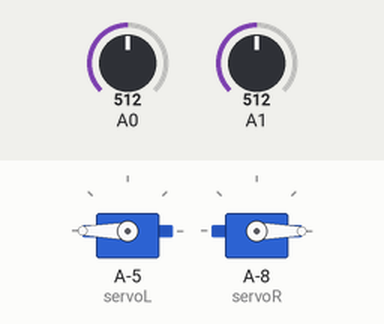
This sketch was run on a simulated ATtiny85, built with avr-gcc and run on an emulated ATtiny85. On the bench: 2 × servo. Inputs (shaded band) come from the test bench; at power-on: A1 = 512, A0 = 512. Random numbers use the default seed unless the sketch sets one.

Above: at 1.2 s.
1.3 s: A1 set to 716
At 2.3 s:
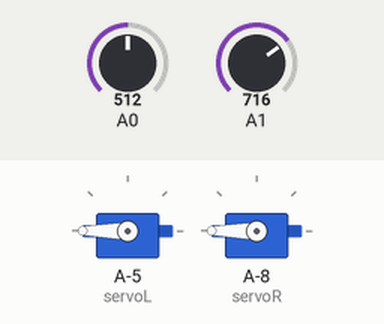
4.3 s: A0 set to 716
At 5.2 s:
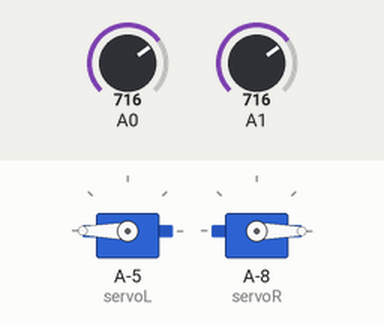
7.3 s: A1 set to 900
Timing chart, 0 to 16.3 s (numbered marks = the images above; inputs shaded):
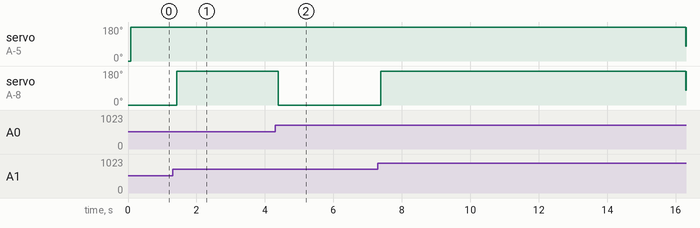

The sketch:

RedNeuronal.ino
```cpp
/**
 * @author  Tomás de Camino Beck
 * @Inventoría Costa Rica
 * @ tomas@funcostarica.org
 * @version 1.0, 15/11/2015
 * Simple perceptron for Bot learning
 */

#include <SoftwareServo.h>

//just the mid point for stopping the servos
#define MIDL 79
#define MIDR 77


//**************Class perceptron*************
class perceptron
{

    const float c = 0.00008;


  public:
    //arrays that hold inputs and weights
    float* inputs;
    float* weights;
    int n;

    perceptron(int ninputs) {
      n = ninputs;
      inputs = new float[n];
      weights = new float[n];
      inputs[n - 1] = 1;
      for (int i = 0; i < n; i++) {
        // The weights are picked randomly to start.
        //a trick to get values from -1 to 1
        weights[i] = (float)random(-1000, 1000) / 1000;
      }
    }

    //reset weights to random values
    void randomize() {
      for (int i = 0; i < n; i++) {
        // The weights are picked randomly to start.
        weights[i] = (float)random(-1000, 1000) / 1000;
      }
    }

    //training function
    void train(int desired, float f) {
      int guess = f;
      float error = desired - guess;
      for (int i = 0; i < n; i++) {
        weights[i] += c * error * inputs[i];
      }
    }

    //forward function
    float feedForward() {
      float sum = 0;
      for (int i = 0; i < n; i++) {
        sum += inputs[i] * weights[i];
      }
      return activate(sum);
    }


  private:
    //activation function
    int activate(float sum) {
      //regresa 1 si es positivo, -1 si negativo.
      if (sum > 0) {
        return 1;
      }
      else {
        return -1;
      }
    }


};

//*************main code***************

perceptron brainL(3);
perceptron brainR(3);

SoftwareServo servoL, servoR;


void setup()
{
  servoL.attach(9);
  servoR.attach(6);
  pinMode(A0, INPUT);
  pinMode(A1, INPUT);
  randomSeed(analogRead(A0));
  brainL.randomize();
  brainR.randomize();
  //Serial.begin(9600);
  //delay(5000);

}

void loop()
{

  //read light seonsors
  int l = analogRead(A0);
  int r = analogRead(A1);


  //set inputs
  brainL.inputs[0] = l;
  brainL.inputs[1] = r;
  brainR.inputs[0] = l;
  brainR.inputs[1] = r;

  //feed forward and calculate weighted sum
  int resL = brainL.feedForward();
  int resR = brainR.feedForward();

  //use this to move servos left and right
  moveLeft(resL);
  moveRight(resR);
  delay(30);//let move for some time then stop
  stopServo();
  delay(5);
  //train
  brainL.train(eval(l,r), resL);
  brainR.train(eval(r,l), resR);


}

//***** sensor functions******

int eval(int s1, int s2) {
  if (s1 > s2) {
    return 1;
  }
  else {
    return -1;
  }
}

//the desired output is sensor with similar value
int maximize(int s1, int s2){
  if(abs(s1-s2)<200) return 1;
  else return -1;
}


//******servo movement functions ***************
void moveLeft(char d) {
  if (d > 0) {
    servoL.write(0);
  } else {
    servoL.write(180);
  }
}

void moveRight(char d) {
  if (d > 0) {
    servoR.write(180);
  } else {
    servoR.write(0);
  }
}

void moveLeft2(char d) {
  if (d > 0) {
    servoL.write(180);
  } else {
    servoL.write(MIDL);
  }
}

void moveRight2(char d) {
  if (d > 0) {
    servoR.write(0);
  } else {
    servoR.write(MIDR);
  }
}


void moveServo(char d) {
  if (d > 0) {
    servoR.write(180);
    servoL.write(0);
  } else {
    servoR.write(0);
    servoL.write(180);
  }
}

void stopServo() {
  servoR.write(MIDR);
  servoL.write(MIDL);

}

void turnServo(char d) {
  if (d > 0) {
    servoR.write(0);
    servoL.write(0);
  } else {
    servoR.write(180);
    servoL.write(180);
  }
}
```

Measured:
- after the input at 1.3 s, servo on A-8 (servoR): 0° → 180° after 0.13 s
- after the input at 4.3 s, servo on A-8 (servoR): 180° → 0° after 0.09 s
